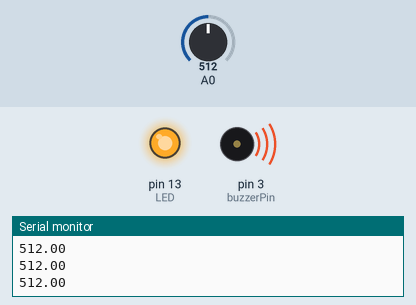
Recording of a sketch running on a simulated Arduino Uno, built with avr-gcc and run on an emulated ATmega328P. On the bench: output pins drawn as LEDs (lit = HIGH), buzzer (waves = sounding, pin HIGH), the last lines printed to the serial monitor. The inputs (shaded band) are chosen by the test bench; at power-on: A0 = 512.

Above: at 1.2 s.
1.3 s: A0 set to 4
2.8 s: A0 set to 1
At 4.0 s:
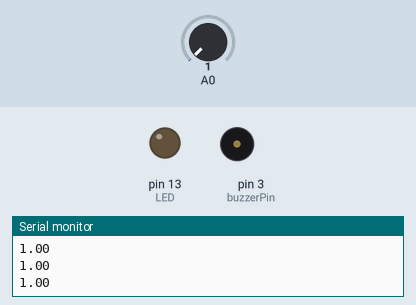
4.3 s: A0 set to 122
At 5.2 s:
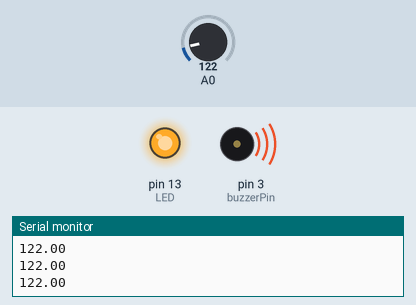
5.8 s: A0 set to 0
At 6.5 s:
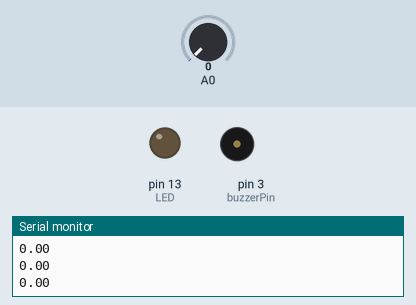
Timing chart, 0 to 8.3 s (numbered marks = the images above; inputs shaded):
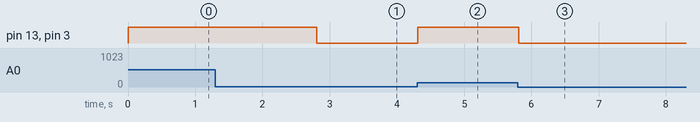

The sketch:

Problem.ino
```cpp
const int LED = 13;
const int buzzerPin = 3;
bool LedMode = false;

bool exceedThree(float voltageValue) {
  if (voltageValue > 3) { return true; }
  return false;
}

bool belowLimit(float voltageValue) {
  if (voltageValue < 2.5) { return true; }
  return false;
}

void turnOff() {
  digitalWrite(buzzerPin, LOW);
  digitalWrite(LED, LOW);
}

void turnOn() {
  digitalWrite(buzzerPin, HIGH);
  digitalWrite(LED, HIGH);
}

void switchMode(float voltageValue) {
  if (LedMode && belowLimit(voltageValue)) {
    LedMode = false;
    turnOff();
  }
  else if (!LedMode && exceedThree(voltageValue)) {
    LedMode = true;
    turnOn();
  }
}

void setup() {
  // put your setup code here, to run once:
  Serial.begin(9600);
  pinMode(buzzerPin, OUTPUT);
  pinMode(LED, OUTPUT);
  pinMode(A0, INPUT);
}

void loop() {
  // put your main code here, to run repeatedly:

  float voltageValue = analogRead(A0);

  Serial.println(voltageValue);

  switchMode(voltageValue);

}
```

Measured:
- the behaviour switches between 3 and 2 on A0 (found by bisection; images 0 and 1)
- after the input at 2.8 s, pin 13 (LED), pin 3 (buzzerPin): HIGH → LOW at once
- after the input at 4.3 s, pin 13 (LED), pin 3 (buzzerPin): LOW → HIGH at once
- after the input at 5.8 s, pin 13 (LED), pin 3 (buzzerPin): HIGH → LOW at once
